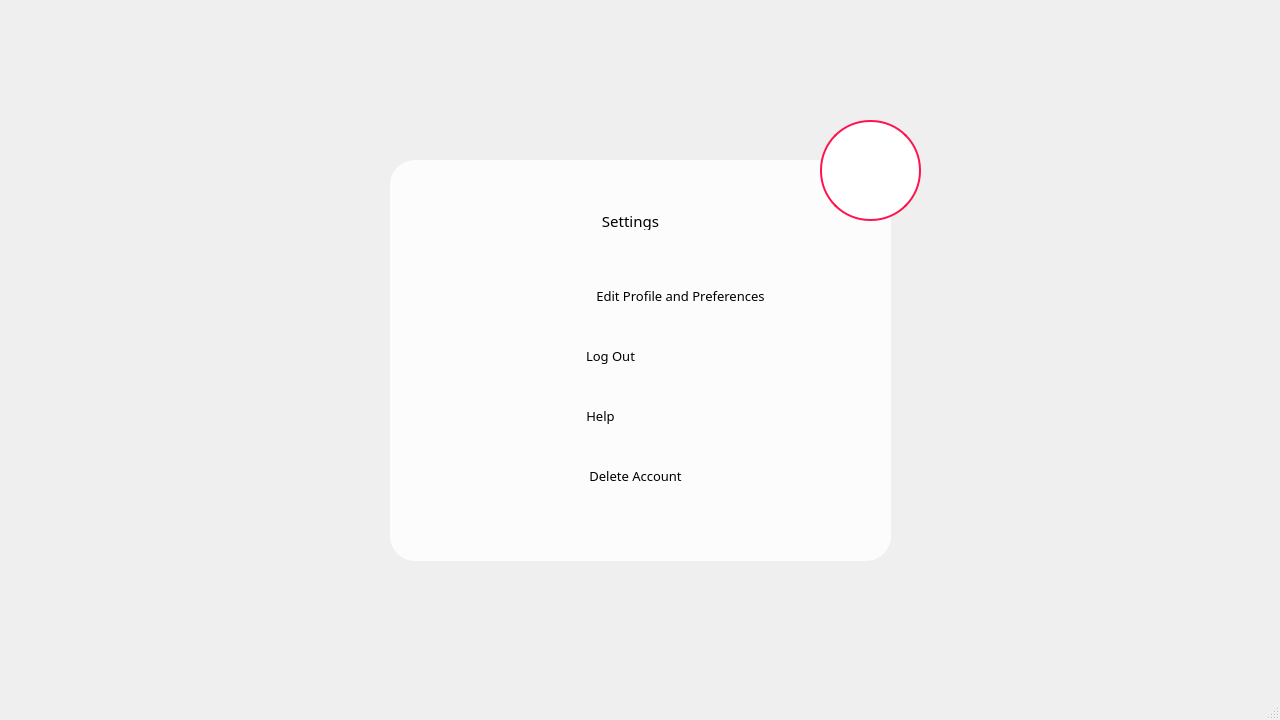
<?xml version="1.0" encoding="UTF-8"?>
<ui version="4.0">
 <class>MainWindow</class>
 <widget class="QMainWindow" name="MainWindow">
  <property name="geometry">
   <rect>
    <x>0</x>
    <y>0</y>
    <width>1280</width>
    <height>720</height>
   </rect>
  </property>
  <property name="windowTitle">
   <string>MainWindow</string>
  </property>
  <widget class="QWidget" name="centralwidget">
   <widget class="QFrame" name="frame">
    <property name="geometry">
     <rect>
      <x>390</x>
      <y>160</y>
      <width>501</width>
      <height>401</height>
     </rect>
    </property>
    <property name="font">
     <font>
      <pointsize>8</pointsize>
     </font>
    </property>
    <property name="styleSheet">
     <string notr="true">background-color: rgb(255, 255, 255, 80%);
border-radius: 25px;</string>
    </property>
    <property name="frameShape">
     <enum>QFrame::StyledPanel</enum>
    </property>
    <property name="frameShadow">
     <enum>QFrame::Raised</enum>
    </property>
    <widget class="QLabel" name="settings_label">
     <property name="geometry">
      <rect>
       <x>130</x>
       <y>50</y>
       <width>221</width>
       <height>20</height>
      </rect>
     </property>
     <property name="font">
      <font>
       <family>Berlin Sans FB</family>
       <pointsize>11</pointsize>
      </font>
     </property>
     <property name="layoutDirection">
      <enum>Qt::LeftToRight</enum>
     </property>
     <property name="styleSheet">
      <string notr="true">background-color: rgb(255, 255, 255,0%);</string>
     </property>
     <property name="text">
      <string>&lt;html&gt;&lt;head/&gt;&lt;body&gt;&lt;p align=&quot;center&quot;&gt;&lt;span style=&quot; font-size:11pt;&quot;&gt;Settings&lt;/span&gt;&lt;/p&gt;&lt;/body&gt;&lt;/html&gt;</string>
     </property>
    </widget>
    <widget class="QLabel" name="editpand_label">
     <property name="geometry">
      <rect>
       <x>80</x>
       <y>110</y>
       <width>55</width>
       <height>51</height>
      </rect>
     </property>
     <property name="styleSheet">
      <string notr="true">image: url(:/icon/user_icon.png);
background-color: rgb(255, 255, 255,0%);</string>
     </property>
     <property name="text">
      <string/>
     </property>
    </widget>
    <widget class="QLabel" name="logout_label">
     <property name="geometry">
      <rect>
       <x>80</x>
       <y>170</y>
       <width>55</width>
       <height>51</height>
      </rect>
     </property>
     <property name="styleSheet">
      <string notr="true">image: url(:/icon/logout_icon.png);
background-color: rgb(255, 255, 255,0%);</string>
     </property>
     <property name="text">
      <string/>
     </property>
    </widget>
    <widget class="QLabel" name="help_label">
     <property name="geometry">
      <rect>
       <x>80</x>
       <y>230</y>
       <width>55</width>
       <height>51</height>
      </rect>
     </property>
     <property name="styleSheet">
      <string notr="true">image: url(:/icon/help_icon.png);
background-color: rgb(255, 255, 255,0%);</string>
     </property>
     <property name="text">
      <string/>
     </property>
    </widget>
    <widget class="QLabel" name="delete_label">
     <property name="geometry">
      <rect>
       <x>80</x>
       <y>290</y>
       <width>55</width>
       <height>51</height>
      </rect>
     </property>
     <property name="styleSheet">
      <string notr="true">image: url(:/icon/delete_icon.png);
background-color: rgb(255, 255, 255,0%);</string>
     </property>
     <property name="text">
      <string/>
     </property>
    </widget>
    <widget class="QPushButton" name="editpand_pushButton">
     <property name="geometry">
      <rect>
       <x>160</x>
       <y>110</y>
       <width>261</width>
       <height>51</height>
      </rect>
     </property>
     <property name="font">
      <font>
       <family>Berlin Sans FB</family>
       <pointsize>10</pointsize>
      </font>
     </property>
     <property name="toolTip">
      <string>&lt;html&gt;&lt;head/&gt;&lt;body&gt;&lt;p&gt;&lt;br/&gt;&lt;/p&gt;&lt;/body&gt;&lt;/html&gt;</string>
     </property>
     <property name="styleSheet">
      <string notr="true">background-color: rgb(255, 255, 255,0%);
border-radius: 15px;
</string>
     </property>
     <property name="text">
      <string>Edit Profile and Preferences</string>
     </property>
    </widget>
    <widget class="QPushButton" name="help_pushButton">
     <property name="geometry">
      <rect>
       <x>160</x>
       <y>230</y>
       <width>101</width>
       <height>51</height>
      </rect>
     </property>
     <property name="font">
      <font>
       <family>Berlin Sans FB</family>
       <pointsize>10</pointsize>
      </font>
     </property>
     <property name="styleSheet">
      <string notr="true">background-color: rgb(255, 255, 255,0%);
border-radius: 15px;
</string>
     </property>
     <property name="text">
      <string>Help</string>
     </property>
    </widget>
    <widget class="QPushButton" name="logout_pushButton">
     <property name="geometry">
      <rect>
       <x>160</x>
       <y>170</y>
       <width>121</width>
       <height>51</height>
      </rect>
     </property>
     <property name="font">
      <font>
       <family>Berlin Sans FB</family>
       <pointsize>10</pointsize>
      </font>
     </property>
     <property name="styleSheet">
      <string notr="true">background-color: rgb(255, 255, 255,0%);
border-radius: 15px;
</string>
     </property>
     <property name="text">
      <string>Log Out</string>
     </property>
    </widget>
    <widget class="QPushButton" name="delete_pushButton">
     <property name="geometry">
      <rect>
       <x>160</x>
       <y>290</y>
       <width>171</width>
       <height>51</height>
      </rect>
     </property>
     <property name="font">
      <font>
       <family>Berlin Sans FB</family>
       <pointsize>10</pointsize>
      </font>
     </property>
     <property name="styleSheet">
      <string notr="true">background-color: rgb(255, 255, 255,0%);
border-radius: 15px;
</string>
     </property>
     <property name="text">
      <string>Delete Account</string>
     </property>
    </widget>
   </widget>
   <widget class="QWidget" name="logo_container" native="true">
    <property name="geometry">
     <rect>
      <x>820</x>
      <y>120</y>
      <width>101</width>
      <height>101</height>
     </rect>
    </property>
    <property name="styleSheet">
     <string notr="true">#logo_container {
	border-radius: 50%;
	border: 2px solid rgb(255, 19, 79);
	background-color: rgb(255, 255, 255);
}</string>
    </property>
    <widget class="QLabel" name="logo">
     <property name="geometry">
      <rect>
       <x>20</x>
       <y>20</y>
       <width>61</width>
       <height>61</height>
      </rect>
     </property>
     <property name="font">
      <font>
       <pointsize>15</pointsize>
      </font>
     </property>
     <property name="styleSheet">
      <string notr="true">image: url(:/icon/logo.png);</string>
     </property>
     <property name="text">
      <string/>
     </property>
     <property name="textFormat">
      <enum>Qt::AutoText</enum>
     </property>
     <property name="pixmap">
      <pixmap>aiven/logo.png</pixmap>
     </property>
     <property name="scaledContents">
      <bool>true</bool>
     </property>
     <property name="alignment">
      <set>Qt::AlignCenter</set>
     </property>
    </widget>
   </widget>
   <widget class="QLabel" name="background_image">
    <property name="geometry">
     <rect>
      <x>0</x>
      <y>0</y>
      <width>1281</width>
      <height>691</height>
     </rect>
    </property>
    <property name="styleSheet">
     <string notr="true">background-image: url(:/bgimg/bg1.png);</string>
    </property>
    <property name="text">
     <string/>
    </property>
   </widget>
   <zorder>background_image</zorder>
   <zorder>frame</zorder>
   <zorder>logo_container</zorder>
  </widget>
  <widget class="QMenuBar" name="menubar">
   <property name="geometry">
    <rect>
     <x>0</x>
     <y>0</y>
     <width>1280</width>
     <height>26</height>
    </rect>
   </property>
  </widget>
  <widget class="QStatusBar" name="statusbar"/>
 </widget>
 <resources>
  <include location="icon/icons.qrc"/>
  <include location="bg/background_image.qrc"/>
 </resources>
 <connections/>
</ui>
